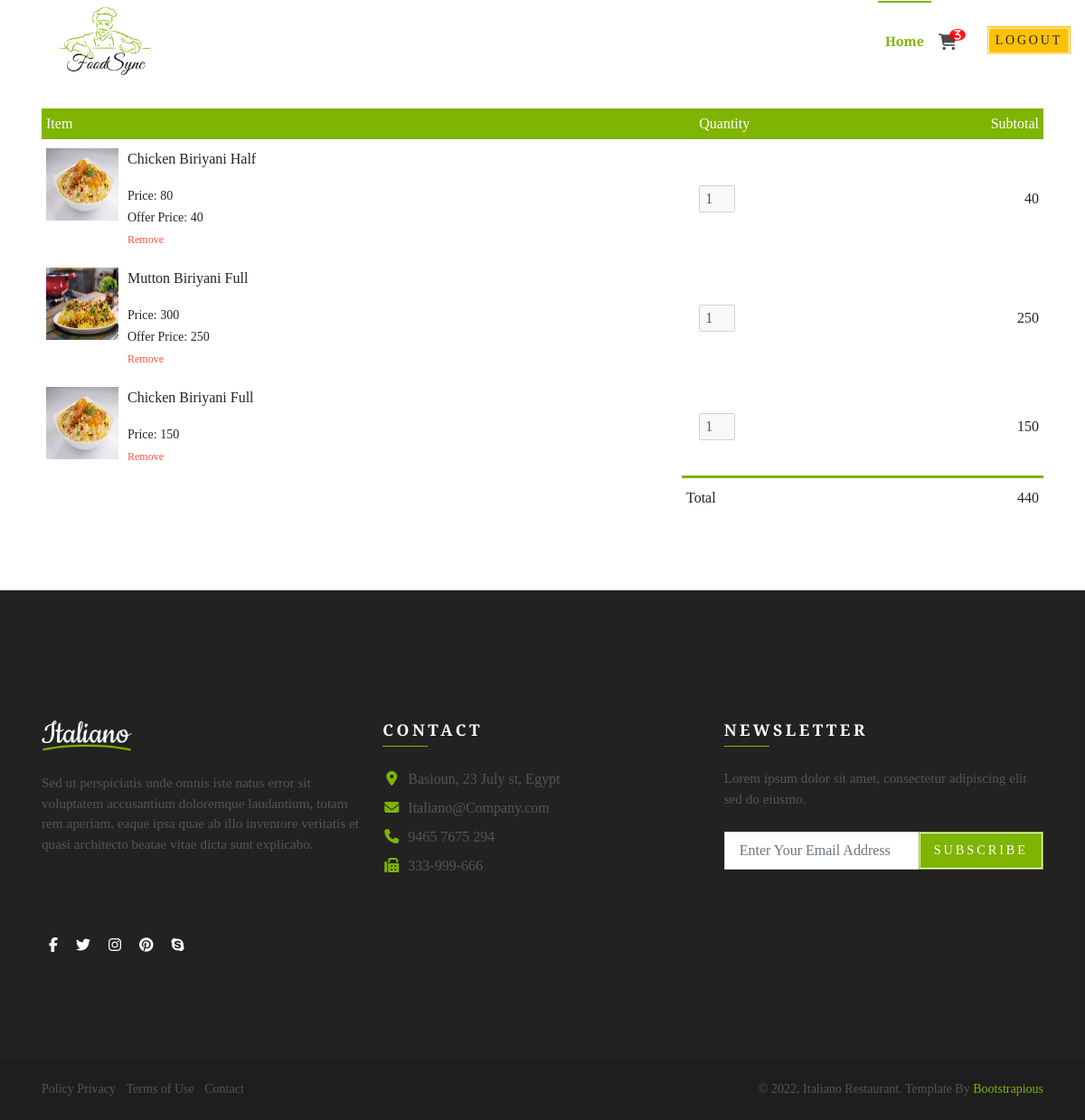
The page /cart/ (signed in) on the database its author committed.
### myapp/models.py (models this page shows, shortened)
class Cart(models.Model):
    customer = models.OneToOneField(Customer,on_delete=models.CASCADE,related_name="cart")
    options=(
        ("in-cart","in-cart"),
        ("order-placed","order-placed"),
        ("cancelled","cancelled")
    )
    status = models.CharField(max_length=200,choices=options,default="in-cart")
    created_at = models.DateTimeField(auto_now_add=True)
    updated_at = models.DateTimeField(auto_now=True)
    is_active = models.BooleanField(default=True)
    @property
    def cart_items(self):
        qs=self.cartitem.all()
        return qs
    @property
    def cart_item_count(self):
        return self.cartitem.all().count()
    @property
    def sub_total(self):
        cart_items=self.cart_items
        if cart_items:
            total=sum([ item.total for item in cart_items ])
            return total
        else:
            return 0

class CartItem(models.Model):
    cart = models.ForeignKey(Cart,on_delete=models.CASCADE,related_name="cartitem")
    item = models.ForeignKey(Item,on_delete=models.CASCADE)
    quantity = models.PositiveIntegerField(default=1)
    created_at = models.DateTimeField(auto_now_add=True)
    updated_at = models.DateTimeField(auto_now=True)
    is_active = models.BooleanField(default=True)
    @property
    def total(self):
        if self.item.offer_set.exists():
            offer_price = self.item.offer_set.first().price
            return self.quantity * offer_price
        else:
            return self.quantity * self.item.price

class Item(models.Model):
    name = models.CharField(max_length=100)
    category = models.ForeignKey(Category,null=True,on_delete=models.SET_NULL)
    image = models.ImageField(upload_to="images")
    price = models.PositiveIntegerField()
    restaurant = models.ForeignKey(Restaurant,on_delete=models.CASCADE)
    is_active = models.BooleanField(default = True)

class Offer(models.Model):
    item = models.ForeignKey(Item,on_delete=models.CASCADE)
    price=models.PositiveIntegerField()
    start_date=models.DateTimeField()
    end_date=models.DateTimeField()
    restaurant = models.ForeignKey(Restaurant,on_delete=models.CASCADE)

### user/views.py (the view)
# urls.py: path('cart/',views.CartListView.as_view(),name="cart_list"),
@method_decorator(signinRequired, name="dispatch")
class CartListView(ListView):
    template_name = "user/cart_list.html"
    model = models.CartItem
    context_object_name = "cartitem"
    def get_context_data(self, **kwargs):
        context = super().get_context_data(**kwargs)
        context["cart"] = models.Cart.objects.filter(customer=self.request.user)
        return context
    def get_queryset(self):
        return models.CartItem.objects.filter(cart__customer=self.request.user)

### user/views.py (called while the page is built)
def signinRequired(fn):
    def wrapper(request,*args,**kwargs):
        if not request.user.is_authenticated:
            messages.error(request,"Signin Required")
            return redirect("user_signin")
        else:
            return fn(request,*args,**kwargs)
    return wrapper

### user/templates/user/cart_list.html (shortened to what this page needs)
{% extends 'user/base2.html' %}
{% load static %}
{% block main_block %}
<link rel="stylesheet" href="{% static 'cart_list/style.css' %}">
<div class="container mb-3 text-center" style="margin-top: 120px;">
    <div class="small-container cart-page">
        <table>
            <tr>
                <th>Item</th>
                <th>Quantity</th>
                <th>Subtotal</th>
            </tr>
            {% for i in cartitem %}
            <tr>
                <td>
                    <div class="cart-info">
                        <img src="{{i.item.image.url}}">
                        <div>
                            <p>{{i.item.name}}</p>
                            <small>Price: {{i.item.price}}</small>
                            <div>
                                {% if i.item.offer_set.exists %}
                                    <small>Offer Price: {{ i.item.offer_set.first.price }}</small>
                                {% endif %}
                            </div>
                            <a href="{% url 'cart_remove' i.id %}">Remove</a>
                        </div>
                    </div>
                </td>
                <td><input type="text" value="{{i.quantity}}" disabled></td>
                <td>{{i.total}}</td>
            </tr>
            {% endfor %}
        </table>
        <div class="total-price">
            <table>
                {% for c in cart %}
                <tr>
                    <td>Total</td>
                    <td>{{c.sub_total}}</td>
                </tr>
                {% endfor %}
            </table>
        </div>
    </div>
</div>
{% endblock %}

### user/templates/user/base2.html (shortened to what this page needs)
<!DOCTYPE html>
{% load static %}
<html>
    <head>
        <link rel="stylesheet" href="{% static 'base_page/vendor/swiper/swiper-bundle.css' %}">
        <link rel="stylesheet" href="{% static 'base_page/vendor/glightbox/css/glightbox.css' %}">
        <link rel="stylesheet" href="{% static 'base_page/vendor/air-datepicker/air-datepicker.css' %}">
        <link rel="stylesheet" href="{% static 'base_page/vendor/leaflet/leaflet.css' %}">
        <link rel="stylesheet" href="{% static 'base_page/css/style.default.css' %}" id="theme-stylesheet">
        <link rel="stylesheet" href="{% static 'base_page/css/custom.css' %}">
    </head>
    <nav class="navbar navbar-expand-lg navbar-light bg-white fixed-top py-lg-0" id="navbar">
        <div class="container-fluid"><a class="navbar-brand" href="index.html"> <img src="{% static 'base_page/img/FoodSync_logo.png' %}" alt="FoodSync" width="200px" height="80"></a>
        <div class="collapse navbar-collapse" id="navbarSupportedContent">
            <ul class="navbar-nav ms-auto align-items-lg-center">
            <li class="nav-item"><a class="nav-link active" href="{% url 'user_index' %}">Home</a></li>
            {% for c in cart %}
            <li class="nav-item"><a class="nav-link" href="{% url 'cart_list' %}"><i class="cart fa badge fa-lg" value="{{c.cart_item_count}}" style="color: #4a4a4a;">&#xf07a;</i></li></a>
            {% endfor %}
            {% if user.is_authenticated %}
            <li class="nav-item  ms-lg-2">
                <a href="{% url 'user_logout' %}"><button class="btn btn-sm btn-warning d-none d-lg-inline-block" type="button" data-bs-toggle="modal" data-bs-target="">Logout</button></a>
            </li>
            {% endif %}
            </ul>
        </div>
        </div>
    </nav>
    {% block main_block %}
    {% endblock %}
    <footer id="contact" class="footer text-gray-700">
        <div class="container">
          <div class="row gy-4 mb-5">
            <div class="col-md-4"><img class="mb-4" src="{% static 'base_page/img/logo-footer.png' %}" alt="italiano" width="100">
              <p class="text-sm">Sed ut perspiciatis unde omnis iste natus error sit voluptatem accusantium doloremque laudantium, totam rem aperiam, eaque ipsa quae ab illo inventore veritatis et quasi architecto beatae vitae dicta sunt explicabo.</p>
            </div>
            <div class="col-md-4">
              <h6 class="h5 text-white text-uppercase mb-4 underline">Contact</h6>
              <ul class="list-unstyled text-gray-700">
                <li class="mb-2"><i class="fas fa-map-marker-alt text-primary me-2 fa-fw"></i>Basioun, 23 July st, Egypt</li>
                <li class="mb-2"><a class="text-reset" href="mailto:Italiano@Company.com"><i class="fas fa-envelope text-primary me-2 fa-fw"></i>Italiano@Company.com</a></li>
                <li class="mb-2"><i class="fas fa-phone text-primary me-2 fa-fw"></i>9465 7675 294</li>
                <li><i class="fas fa-fax text-primary me-2 fa-fw"></i>333-999-666</li>
              </ul>
            </div>
            <div class="col-md-4">
              <h6 class="h5 text-white text-uppercase mb-4 underline">Newsletter</h6>
              <p class="text-sm mb-3">Lorem ipsum dolor sit amet, consectetur adipiscing elit sed do eiusmo.</p>
              <form id="subscribe">
                <div class="input-group">
                  <input class="form-control" type="email" name="email" placeholder="Enter Your Email Address">
                  <button class="btn btn-primary" type="submit">Subscribe</button>
                </div>
              </form>
            </div>
          </div>
          <ul class="social list-inline text-center mb-0 text-white">
            <li class="list-inline-item mx-2"><a class="text-reset" href="#!" target="_blank" title="Facebook"><i class="fab fa-facebook-f"></i></a></li>
            <li class="list-inline-item mx-2"><a class="text-reset" href="#!" target="_blank" title="Twitter"><i class="fab fa-twitter"></i></a></li>
            <li class="list-inline-item mx-2"><a class="text-reset" href="#!" target="_blank" title="Instagram"><i class="fab fa-instagram"></i></a></li>
            <li class="list-inline-item mx-2"><a class="text-reset" href="#!" target="_blank" title="Pinterest"><i class="fab fa-pinterest"></i></a></li>
            <li class="list-inline-item mx-2"><a class="text-reset" href="#!" target="_blank" title="Skype"><i class="fab fa-skype"></i></a></li>
          </ul>
        </div>
      </footer>
      <div class="copyrights py-4 text-gray-700">
        <div class="container">
          <div class="row gy-3 text-center">
            <div class="col-md-5 text-lg-start">
              <ul class="list-inline mb-0 small">
                <li class="list-inline-item"><a class="text-reset" href="#!">Policy Privacy</a></li>
                <li class="list-inline-item"><a class="text-reset" href="#!">Terms of Use</a></li>
                <li class="list-inline-item"><a class="text-reset" href="#!">Contact</a></li>
              </ul>
            </div>
            <div class="col-md-7 text-lg-end">
              <p class="mb-0 small">© 2022, Italiano Restaurant. Template By <a href="https://bootstrapious.com/p/bootstrap-sidebar" target="_blank">Bootstrapious</a></p>
            </div>
          </div>
        </div>
    </div>

### user/static/cart_list/style.css (style rules this page uses)
.cart-page { margin: 80px auto; }
table { width: 100%; border-collapse: collapse; }
.cart-info { display: flex; flex-wrap: wrap; }
th { text-align: left; padding: 5px; color: #fff; background: #7fb401; font-weight: normal; }
td { padding: 10px 5px; }
td input { width: 40px; height: 30px; padding: 5px; }
td a { color: #ff523b; font-size: 12px; }
td img { width: 80px; height: 80px; margin-right: 10px; }
.total-price { display: flex; justify-content: flex-end; }
.total-price table { border-top: 3px solid #7fb401; width: 100%; max-width: 400px; }
td:last-child { text-align: right; }
th:last-child { text-align: right; }
.text-center { text-align: left !important; }

### rows shown on the page
Cart: sub_total "440"
CartItem: item.image (picture), item.name "Chicken Biriyani Half", item.price "80", item.offer_set.first.price "40", quantity "1", total "40"
CartItem: item.image (picture), item.name "Mutton Biriyani Full", item.price "300", item.offer_set.first.price "250", quantity "1", total "250"
CartItem: item.image (picture), item.name "Chicken Biriyani Full", item.price "150", quantity "1", total "150"
